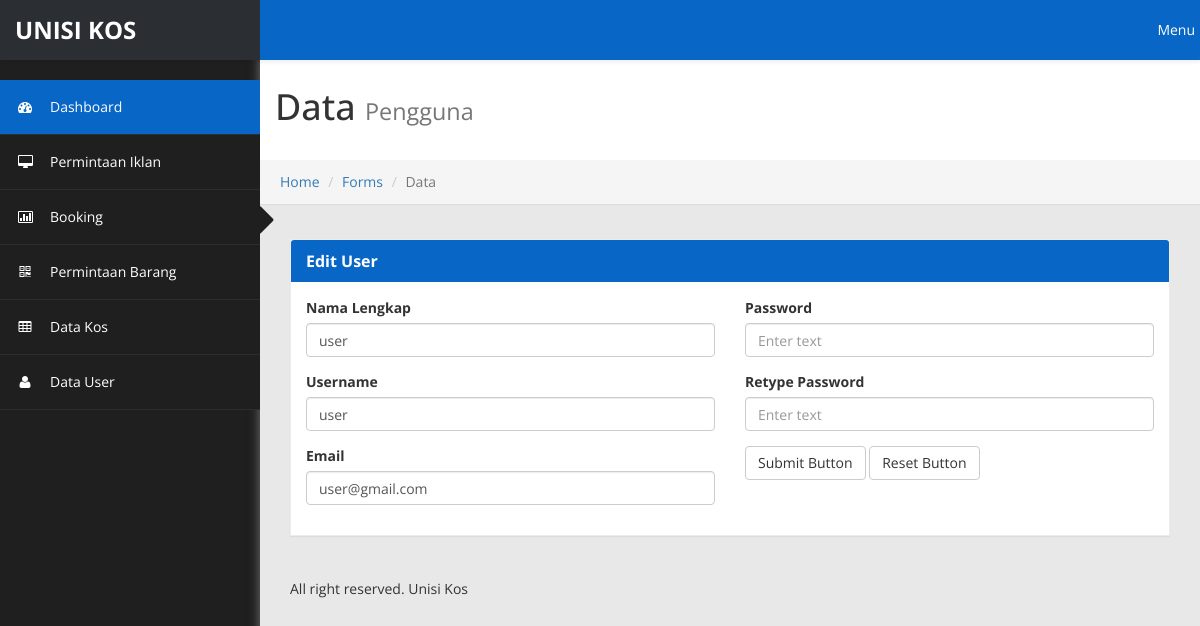
The page /admin/data_user/edit/3 on the database its author committed.
### tables this page shows
CREATE TABLE `data_pengguna` (
  `id_pengguna` int(11) NOT NULL,
  `username` varchar(20) NOT NULL,
  `password` varchar(30) NOT NULL,
  `level` int(11) NOT NULL,
  `nama` varchar(30) NOT NULL,
  `email` varchar(20) NOT NULL
);

### application/controllers/admin/Data_user.php (called while the page is built, shortened)
<?php
class Data_user extends CI_Controller {
	function __construct(){
		$this->load->model('m_user', 'm');
	}
	public function edit($id){
		$data['user'] = $this->m->getUserById($id);
		$this->load->view('admin/v_edit_user', $data);
	}
}
?>

### index.php (called while the page is built, shortened)
<?php
require_once BASEPATH.'core/CodeIgniter.php';

### application/models/M_user.php (called while the page is built, shortened)
<?php
class M_user extends CI_Model {
	public function getUserById($id){
		$this->db->where('id_pengguna', $id);
		$query = $this->db->get('data_pengguna');
		if($query->num_rows() > 0){
			return $query->row();
		}else{
			return false;
		}
	}
}
?>

### application/views/admin/v_edit_user.php (the view, shortened to what this page needs)
<html>
<head>
    <link href="<?php echo base_url();?>assets/css/bootstrap.css" rel="stylesheet">
    <link href="<?php echo base_url();?>assets/css/font-awesome.css" rel="stylesheet">
    <link href="<?php echo base_url();?>assets/js/morris/morris-0.4.3.min.css" rel="stylesheet">
    <link href="<?php echo base_url();?>assets/css/custom-styles.css" rel="stylesheet">
    <link rel="stylesheet" href="<?php echo base_url();?>assets/js/Lightweight-Chart/cssCharts.css">
</head>
<body>
    <div id="wrapper">
        <?php
        include 'menuatas.php';
        include 'menusamping.php';
        ?>
        <div id="page-wrapper" >
		  <div class="header">
                        <h1 class="page-header">
                             Data <small>Pengguna</small>
                        </h1>
						<ol class="breadcrumb">
					  <li><a href="#">Home</a></li>
					  <li><a href="#">Forms</a></li>
					  <li class="active">Data</li>
					</ol>
		</div>
            <div id="page-inner">
              <div class="row">
                <div class="col-lg-12">
                    <div class="panel panel-default">
                        <div class="panel-heading">
                            Edit User
                        </div>
                        <div class="panel-body">
                            <div class="row">
                                <div class="col-lg-6">
                                    <form action="<?php echo base_url('admin/data_user/update') ?>" method="post" role="form">
                                        <div class="form-group">
                                            <label>Nama Lengkap</label>
                                            <input class="form-control" name="nama" value="<?php echo $user->nama; ?>">
                                        </div>
                                        <div class="form-group">
                                            <label>Username</label>
                                            <input class="form-control" name="username" value="<?php echo $user->username; ?>">
                                        </div>
                                         <div class="form-group">
                                            <label>Email</label>
                                            <input class="form-control" name="email" value="<?php echo $user->email; ?>">
                                        </div>
                                </div>
                                <div class="col-lg-6">
                                        <div class="form-group">
                                            <label>Password</label>
                                            <input type="password" class="form-control" name="password" placeholder="Enter text">
                                        </div>
                                        <div class="form-group">
                                            <label>Retype Password</label>
                                            <input type="password" class="form-control" name="repassword" placeholder="Enter text">
                                        </div>
                                        <button type="submit" class="btn btn-default" name="submit">Submit Button</button>
                                        <button type="reset" class="btn btn-default" name="reset">Reset Button</button>
                                </div>
                            </div>
                        </div>
                    </div>
                </div>
            </div>
			<footer><p>All right reserved. Unisi Kos </p></footer>
			</div>
            </div>
        </div>
</body>
</html>

### assets/css/custom-styles.css (style rules this page uses)
body { font-family: 'Open Sans', sans-serif; background: #1F1F1F; }
#wrapper { width: 100%; }
#page-wrapper { padding: 15px 15px; min-height: 600px; background: #E8E8E8; }
#page-inner { width:100%; margin:10px 20px 10px 0px; background-color:transparent; padding: 15px 30px; min-height:1200px; }
h1, .h1, h2, .h2, h3, .h3 { margin-top: 7px; margin-bottom: -5px; }
p { font-size:16px; line-height:25px; padding-top:20px; }
.panel { border-radius:0px; }
#page-wrapper { position: relative; top: 55px; box-shadow: 0 0 10px #757575; -moz-box-shadow: 0 0 10px #757575; -webkit-box-shadow: 0 0 10px #757575; }
.breadcrumb { padding: 12px 10px 12px 20px; margin-bottom: 20px; list-style: none; border-radius: 0; -webkit-box-shadow: 0 1px 1px rgba(0,0,0,.05); box-shadow: 0 1px 1px rgba(0,0,0,.05); }
.page-header { padding-bottom: 9px; margin: 0; border-bottom: 1px solid transparent; text-align: left;background-color: #fff;padding: 32px 22px 32px 15px; }
.panel-default { border-color: #ECECEC; }
.panel-default > .panel-heading { color: #FFF; border-color: #FFF; font-weight:bold; background: #0866C6; font-size: 16px; text-shadow: none; }
.panel-heading { border-bottom: 1px solid transparent; border-top-left-radius: 3px; border-top-right-radius: 3px; }
footer p { font-size: 14px; }
@media (min-width:768px) { #page-wrapper { margin: 0 0 0 260px; padding: 0; min-height: 1200px; } }

### rows shown on the page
data_pengguna: nama "user", username "user", email "user@gmail.com"
